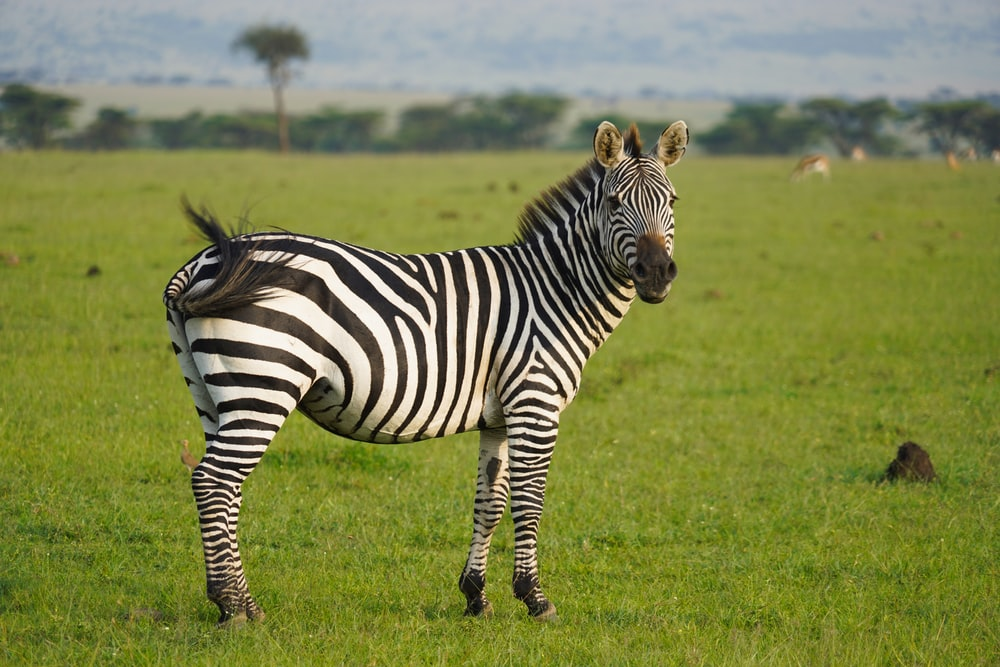
#> input picture photos/cat.jpg, 1000 x 667 px, found by its file name
$ python 10_centroidBlob.py
#> lines starting #> are read from the running program, lines starting #| are printed output that depends on the picture; after the words box and inside, x2 and y2 are one past the last pixel; in counts of white or black regions, pixels touching at a corner belong together
import cv2 as cv
import numpy as np

img=cv.imread('openCV/photos/cat.jpg')
#> img is the input picture: shape (667, 1000, 3); mean B, G, R 76.5, 132.7, 126.3

blur=cv.GaussianBlur(img,(9,9), cv.BORDER_DEFAULT)
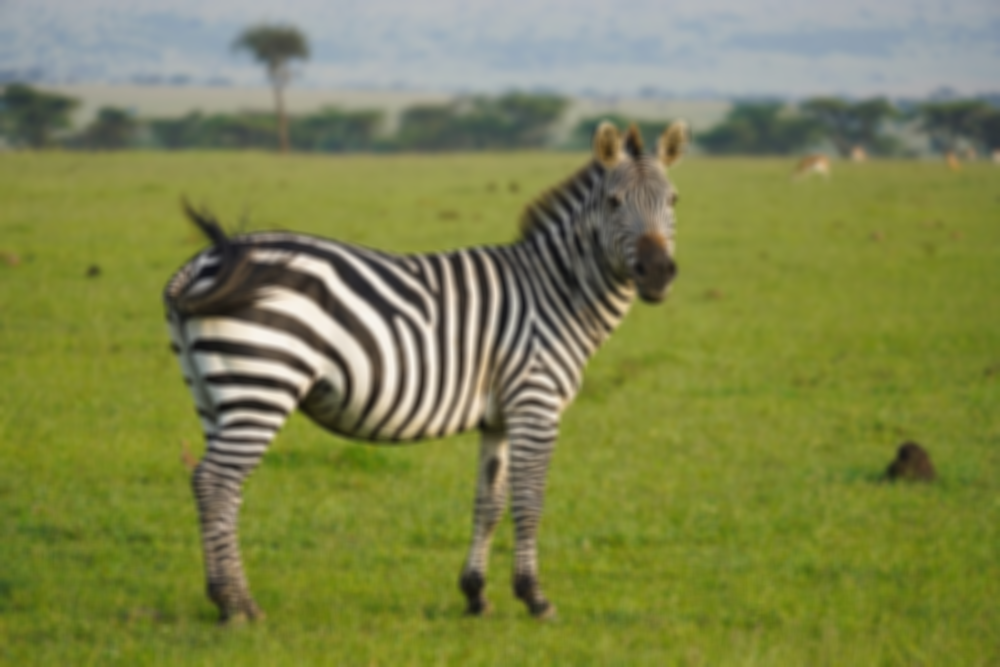
#> blur: shape (667, 1000, 3); mean B, G, R 76.5, 132.7, 126.3

# convert image to grayscale image
gray_image = cv.cvtColor(img, cv.COLOR_BGR2GRAY)
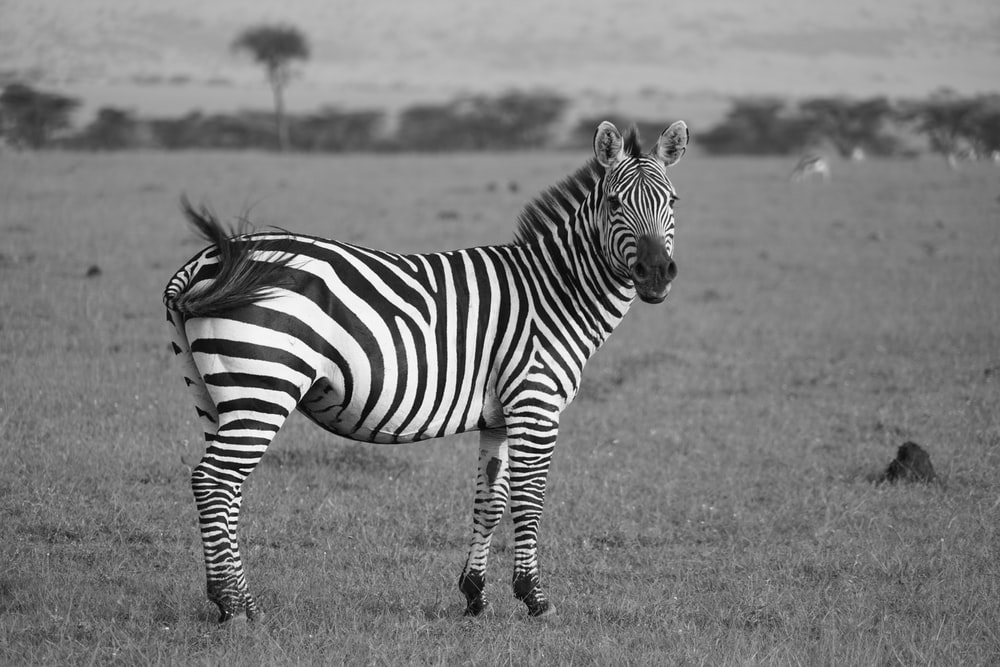
#> gray_image: shape (667, 1000); min 0, max 254, mean 124.4

# convert the grayscale image to binary image
ret,thresh = cv.threshold(gray_image,127,255,0)
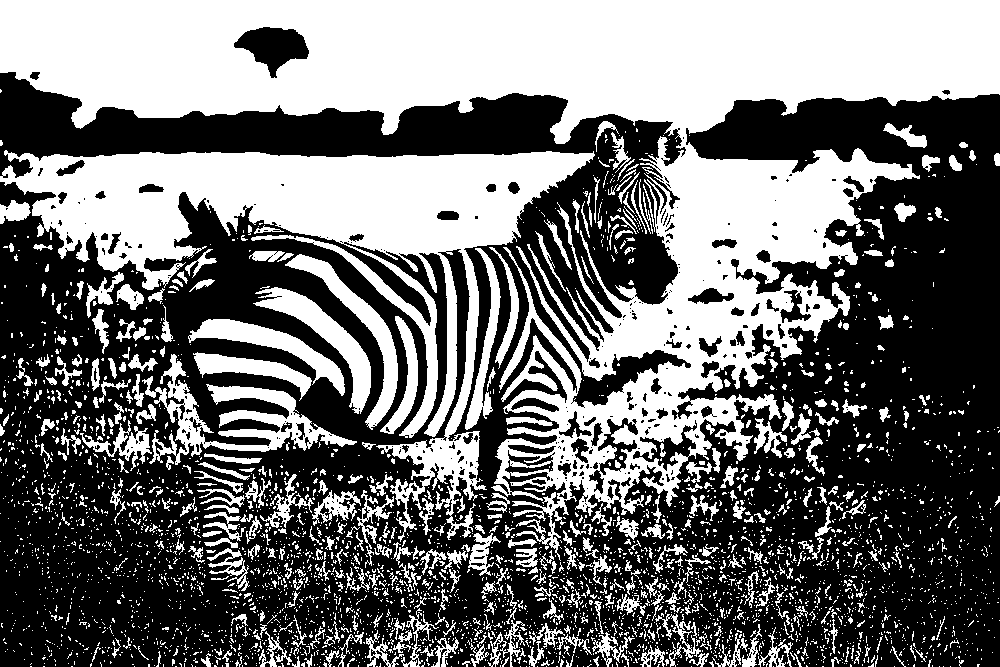
#> thresh: shape (667, 1000); 44.1% white; 3903 white regions (3426 under 20 px), largest, box (x1, y1, x2, y2) and area: (0, 0, 1000, 561) 164230, (0, 150, 595, 542) 56169, (142, 354, 357, 465) 6061

#FINDING CENTROID OF BINARY BLOB
# calculate moments of binary image
M = cv.moments(thresh)
#> M = moments, m00 75013860, centre m10/m00, m01/m00 = (485.1, 241.4)
# calculate x,y coordinate of center
cX = int(M["m10"] / M["m00"])
#> cX = 485
cY = int(M["m01"] / M["m00"])
#> cY = 241
# put text and highlight the center
cv.circle(img, (cX, cY), 5, (255, 255, 255), -1)
#> img: shape (667, 1000, 3); 0.01% of pixels changed, all inside (x1, y1, x2, y2) = (480, 236, 491, 247)

# display the image
cv.imshow("Image", img)
cv.waitKey(0)

$ run again, with photos/dog.jpg copied over photos/cat.jpg
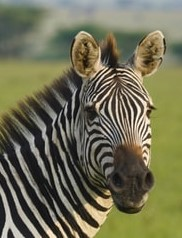
#> input picture photos/dog.jpg, 182 x 238 px, found by its file name
#> img is the input picture: shape (238, 182, 3); mean B, G, R 84.8, 111.1, 112.5
#> `ret,thresh = cv.threshold(gray_image,127,255,0)`:
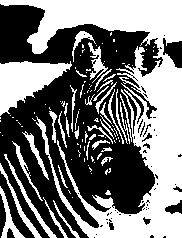
#> thresh: shape (238, 182); 47.2% white; 108 white regions (69 under 20 px), largest, box (x1, y1, x2, y2) and area: (0, 0, 182, 238) 14565, (0, 61, 72, 116) 2083, (4, 154, 57, 238) 367
#> M = moments, m00 5215005, centre m10/m00, m01/m00 = (107.5, 111.8)
#> cX = 107
#> cY = 111
#> `cv.circle(img, (cX, cY), 5, (255, 255, 255), -1)`:
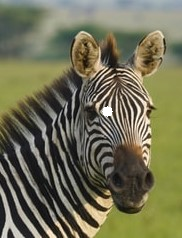
#> img: shape (238, 182, 3); 0.19% of pixels changed, all inside (x1, y1, x2, y2) = (102, 106, 113, 117)
